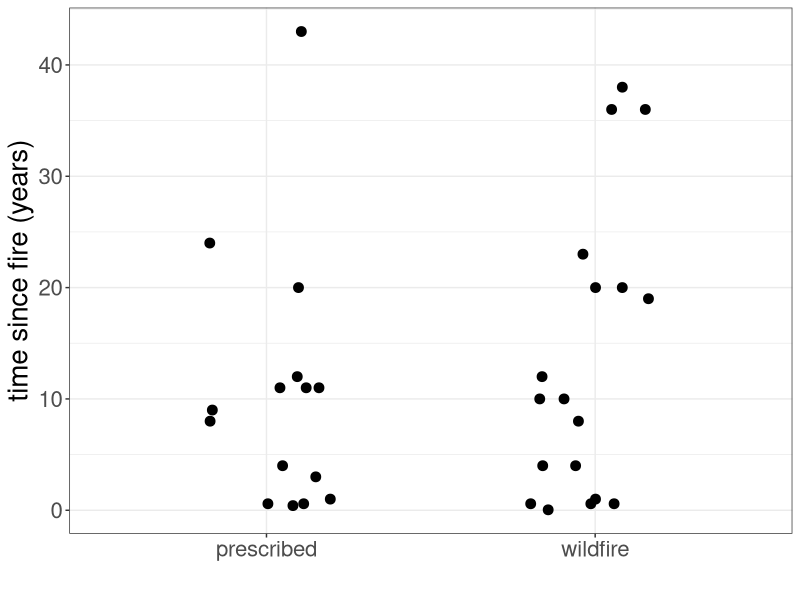
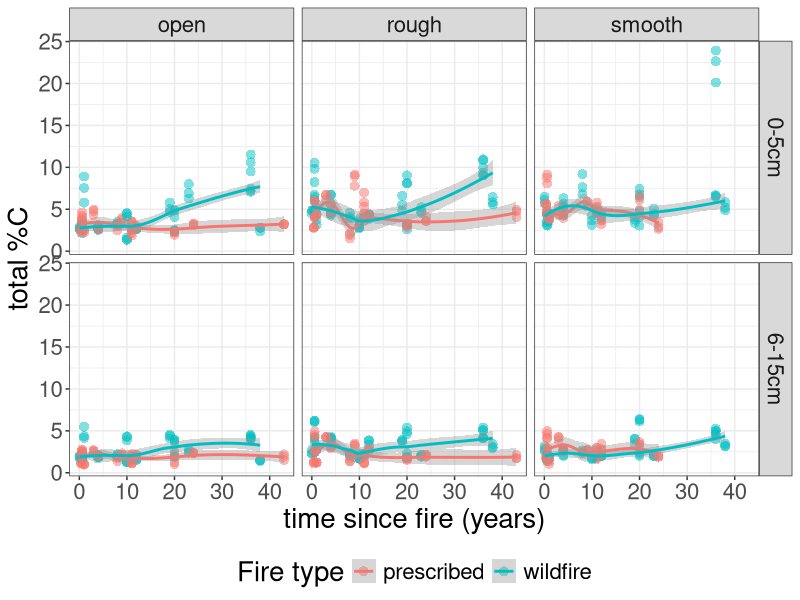
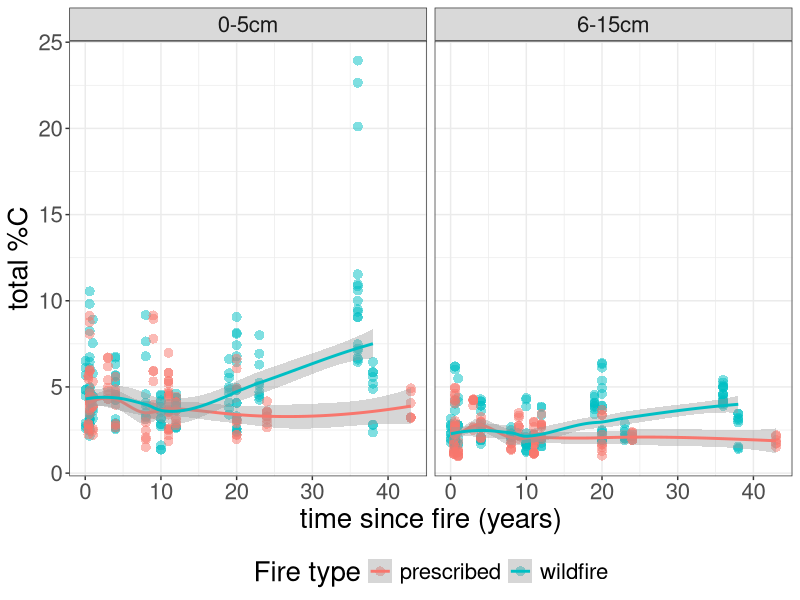
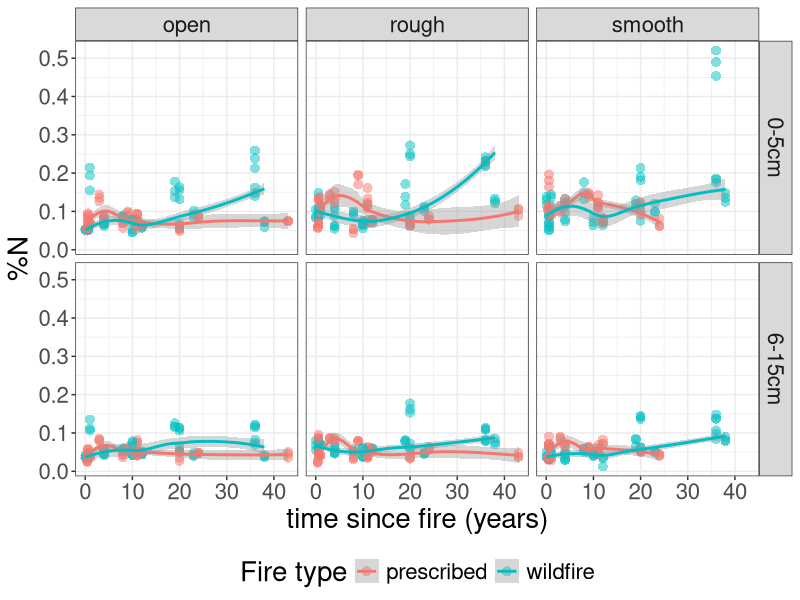
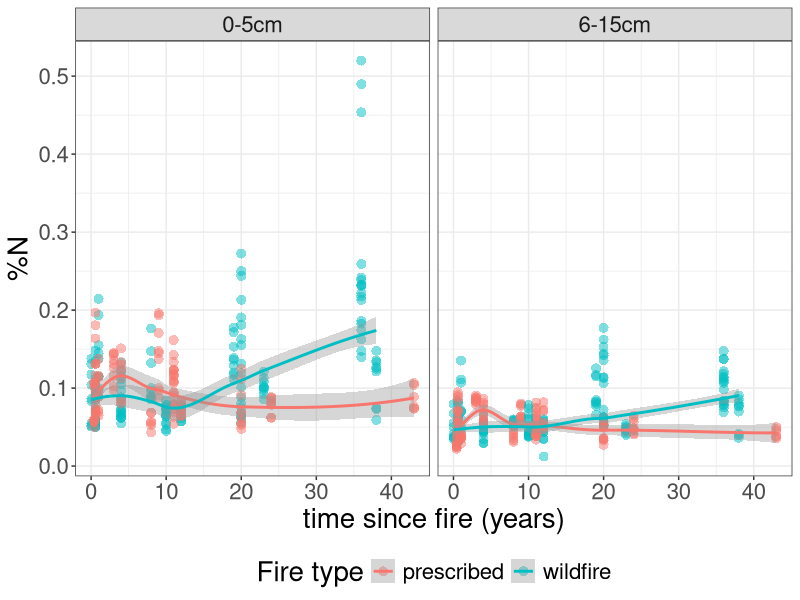
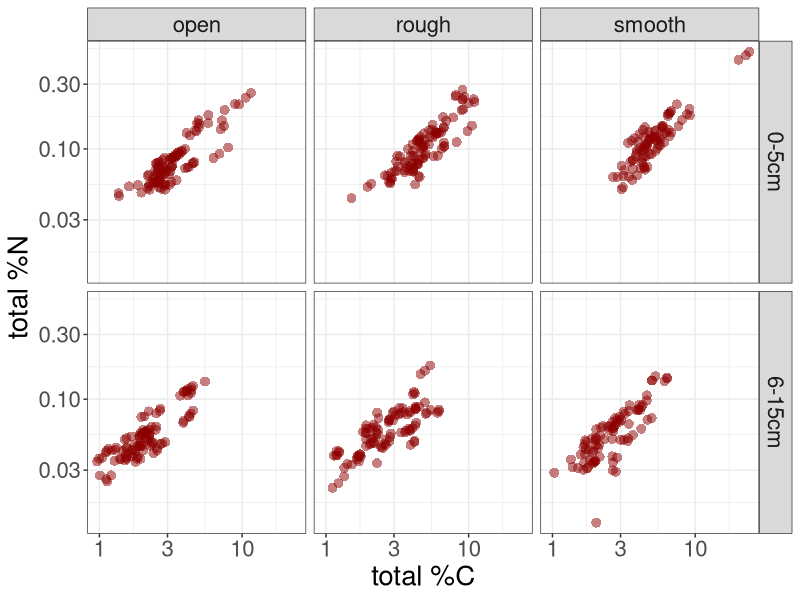
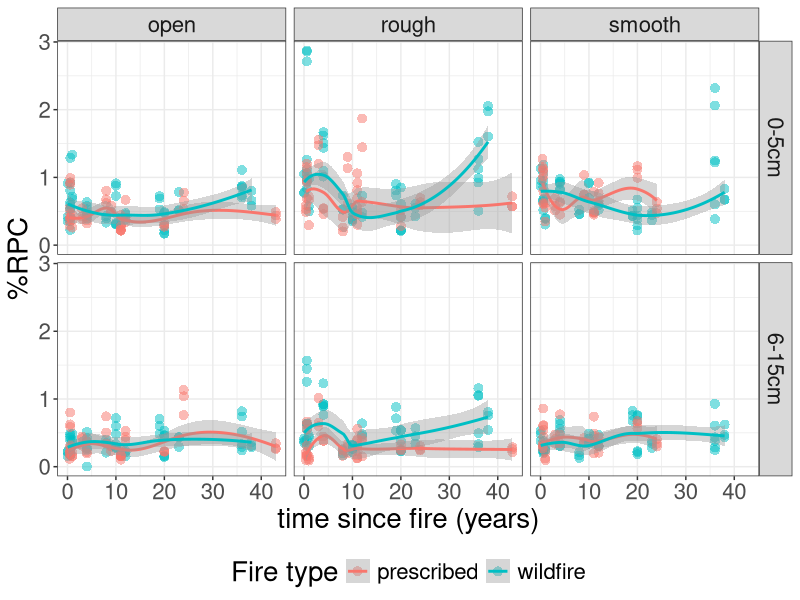
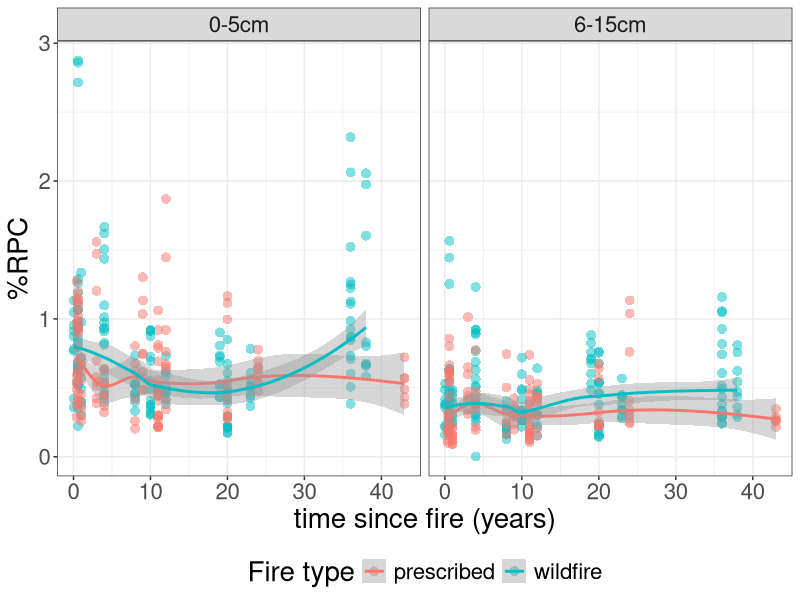

Source code (R) for these figures, in order:
## ---- chunk 1

library(dplyr)
library(ggplot2)

DAT.sites <- read.csv("data/sites.csv")
DAT.predigest <- read.csv("data/predigest.csv")
DAT.digest <- read.csv("data/digest.csv")

PointSize <- 3
TextSize <- 20

GOPTS <- theme_bw() +
  theme(text = element_text(size = TextSize),
        legend.position = "bottom",
        legend.key = element_blank())

ShowCode <- FALSE

dat <- DAT.sites %>%
  left_join(DAT.predigest ) %>%
  left_join(DAT.digest)

## ---- chunk 2

ggplot(data = DAT.sites, 
       aes(x = fireType, y = tsf.years)) +
  
  geom_point(position=position_jitter(width=0.2, height=0), 
             size=3) + 
  
  labs(x="", y = "time since fire (years)") +
  
  GOPTS

## ---- chunk 3

ggplot(data = dat, aes(x = tsf.years, y = percentC, colour=fireType)) +
  geom_point(shape = 16, size = PointSize, alpha = 0.5) +
  
  geom_smooth(method = "loess", se = TRUE, 
              method.args = list(family = "symmetric")) +
  
  labs(x = "time since fire (years)", y = "total %C") +
  
  scale_colour_discrete(name="Fire type") +
  
  facet_grid(depth ~ microsite) +
  
  GOPTS

## ---- chunk 4

ggplot(data = dat, aes(x = tsf.years, y = percentC, colour=fireType)) +
  geom_point(shape = 16, size = PointSize, alpha = 0.5) +
  
  geom_smooth(method = "loess", se = TRUE, 
              method.args = list(family = "symmetric")) +
  
  labs(x = "time since fire (years)", y = "total %C") +
  
  scale_colour_discrete(name="Fire type") +
  
  facet_wrap(~ depth) +
  
  GOPTS

## ---- chunk 5

ggplot(data = dat, aes(x = tsf.years, y = percentN, colour=fireType)) +
  geom_point(shape = 16, size = PointSize, alpha = 0.5) +

  geom_smooth(method = "loess", se = TRUE, 
              method.args = list(family = "symmetric")) +

  labs(x = "time since fire (years)", y = "%N") +
  
  scale_colour_discrete(name="Fire type") +
  
  facet_grid(depth ~ microsite) +
  
  GOPTS

## ---- chunk 6

ggplot(data = dat, aes(x = tsf.years, y = percentN, colour=fireType)) +
  geom_point(shape = 16, size = PointSize, alpha = 0.5) +

  geom_smooth(method = "loess", se = TRUE, 
              method.args = list(family = "symmetric")) +

  labs(x = "time since fire (years)", y = "%N") +
  
  scale_colour_discrete(name="Fire type") +
  
  facet_wrap(~ depth) +
  
  GOPTS

## ---- chunk 7

ggplot(data = dat, aes(x = percentC, y = percentN)) +
  geom_point(shape = 16, size = PointSize, colour = "darkred", alpha = 0.5) +
  
  labs(x = "total %C", y = "total %N") +
  
  scale_x_log10() +
  scale_y_log10() +
  
  facet_grid(depth ~ microsite) +
  
  GOPTS

## ---- chunk 8

ggplot(data = dat, aes(x = tsf.years, y = percentRPC, colour = fireType)) +
  geom_point(shape = 16, size = PointSize, alpha = 0.5) +
  
  geom_smooth(method = "loess", se = TRUE, 
              method.args = list(family = "symmetric")) +
  
  labs(x = "time since fire (years)", y = "%RPC") +
  
  scale_colour_discrete(name="Fire type") +
  
  facet_grid(depth ~ microsite) +
  
  GOPTS

## ---- chunk 9

ggplot(data = dat, aes(x = tsf.years, y = percentRPC, colour = fireType)) +
  geom_point(shape = 16, size = PointSize, alpha = 0.5) +
  
  geom_smooth(method = "loess", se = TRUE, 
              method.args = list(family = "symmetric")) +
  
  labs(x = "time since fire (years)", y = "%RPC") +
  
  scale_colour_discrete(name="Fire type") +
  
  facet_wrap(~ depth) +
  
  GOPTS

## ---- chunk 10

dat <- mutate(dat, ratioRPC = percentRPC / percentC)

YLIM <- c(0, 0.6)

ggplot(data = dat, aes(x = tsf.years, y = ratioRPC, colour = fireType)) +
  geom_point(shape = 16, size = PointSize, alpha = 0.5,
             position = position_jitter(width=0.2, height=0)) +
  
  geom_smooth(method = "loess", se = TRUE, 
              method.args = list(family = "symmetric")) +
  
  scale_y_continuous(limits = YLIM) +

  scale_colour_discrete(name="Fire type") +
  
  labs(x = "time since fire (years)", y = "ratio RPC to total C") +

  facet_grid(depth ~ microsite) +
  
  GOPTS

## ---- chunk 11

ggplot(data = dat, aes(x = tsf.years, y = ratioRPC, colour = fireType)) +
  geom_point(shape = 16, size = PointSize, alpha = 0.5,
             position = position_jitter(width=0.2, height=0)) +
  
  geom_smooth(method = "loess", se = TRUE, 
              method.args = list(family = "symmetric")) +
  
  scale_y_continuous(limits = YLIM) +

  scale_colour_discrete(name="Fire type") +
  
  labs(x = "time since fire (years)", y = "ratio RPC to total C") +

  facet_grid(~ depth) +
  
  GOPTS

## ---- chunk 12

ggplot(data = dat, aes(x = percentC, y = percentRPC, colour = tsf.years)) +
  geom_point(shape = 0, size = PointSize, alpha = 0.5) +
  
  #scale_x_log10() +
  #scale_y_log10() +
  scale_color_gradient2(name = "Time since fire",
                        low = "red", mid = "lightgrey", high = "darkblue",
                        midpoint = 20) +
  
  labs(x = "% total carbon", y = "% recalcitrant carbon") +

  facet_grid(depth + fireType ~ microsite) +
  
  GOPTS

## ---- chunk 13

ggplot(data = dat, aes(x = percentC, y = percentRPC, colour = tsf.years)) +
  geom_point(shape = 0, size = PointSize, alpha = 0.5) +
  
  #scale_x_log10() +
  #scale_y_log10() +
  scale_color_gradient2(name = "Time since fire",
                        low = "red", mid = "lightgrey", high = "darkblue",
                        midpoint = 20) +
  
  labs(x = "% total carbon", y = "% recalcitrant carbon") +

  facet_grid(fireType ~ depth) +
  
  GOPTS

